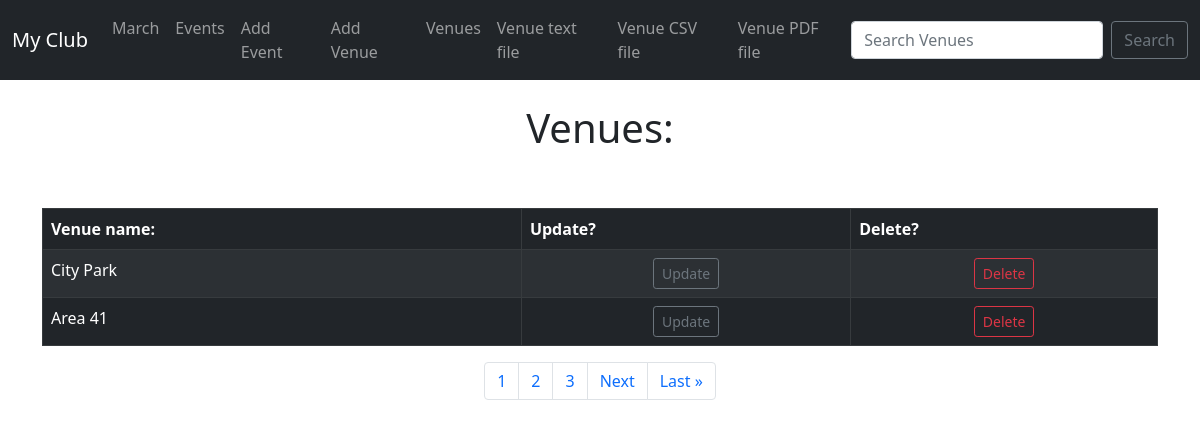
/list_venues/, run on an earlier commit of the app's database.
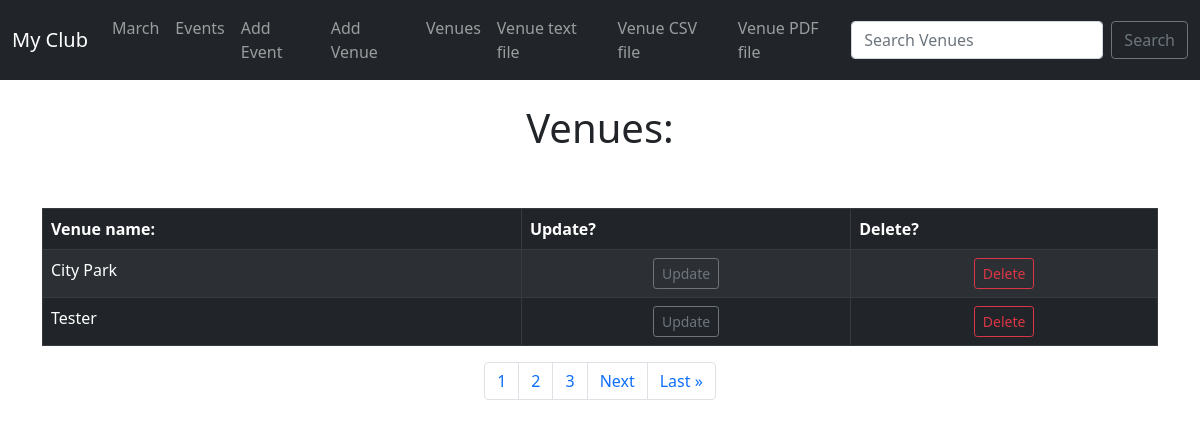
And on a later commit of the database.
### events/models.py (models this page shows)
class Venue(models.Model):
    name = models.CharField('Venue name', max_length=120)
    address = models.CharField(max_length=300)
    zip_code = models.CharField("Zip Code", max_length=15)
    phone = models.CharField('Contact Phone', max_length=25, blank=True)
    web = models.URLField('Website Address', blank=True)
    email_address = models.EmailField('Email Address',  blank=True)
    def __str__(self):
        return self.name

### events/views.py (the view)
# urls.py: path('list_venues/', views.list_venues, name="list-venues"),
def list_venues(request):
    venue_list = Venue.objects.all()
    p = Paginator(Venue.objects.all(), 2)
    page = request.GET.get('page')
    venues = p.get_page(page)
    nums = "a" * venues.paginator.num_pages
    return render(request, 'events/venue.html', {
        'venues': venues,
        "venue_list": venue_list,
        'nums': nums,
    })

### events/templates/events/venue.html (shortened to what this page needs)
{% extends 'events/base.html' %}
{% block content %}
<center>
    <h1>Venues: </h1><br><br>
<table class="table table-striped table-bordered table-dark table-hover">
        <thead>
            <tr>
                <td style="color: white; font-weight: bold">Venue name:</td>
                <td style="color: white; font-weight: bold; margin-right: 50px;">Update?</td>
                <td style="color: white; font-weight: bold">Delete?</td>
            </tr>
        </thead>
    {% for venue in venues %}
        <tr>
            <td>
                <a href="{% url 'show-venue' venue.id %}" style="text-decoration: none; color: white">{{ venue }}</a><br>
            </td>
            <td align="center">
                <a href="{% url 'update-venue' venue.id %}" class="btn btn-outline-secondary btn-sm">Update</a>
            </td>
             <td align="center">
                <a href="{% url 'delete-venue' venue.id %}" class="btn btn-outline-danger btn-sm">Delete</a>
            </td>
        </tr>
    {% endfor %}
</table>
    <center>
        <nav aria-label="Page navigation example">
            <ul class="pagination justify-content-center">
                {% for i in nums %}
                <li class="page-item"><a class="page-link" href="?page={{ forloop.counter }}">{{forloop.counter}}</a></li>
                {% endfor %}
        {% if venues.has_next %}
        <li class="page-item"><a class="page-link" href="?page={{venues.next_page_number }}">Next</a></li>
        <li class="page-item"><a class="page-link" href="?page={{ venues.paginator.num_pages }}">Last &raquo</a></li>
        {% endif%}
            </ul>
        </nav>
{% endblock %}

What changed in the data, as far as the page shows it:
removed Venue: name "Area 41"
now on this page (row unchanged): Venue: name "Tester"
